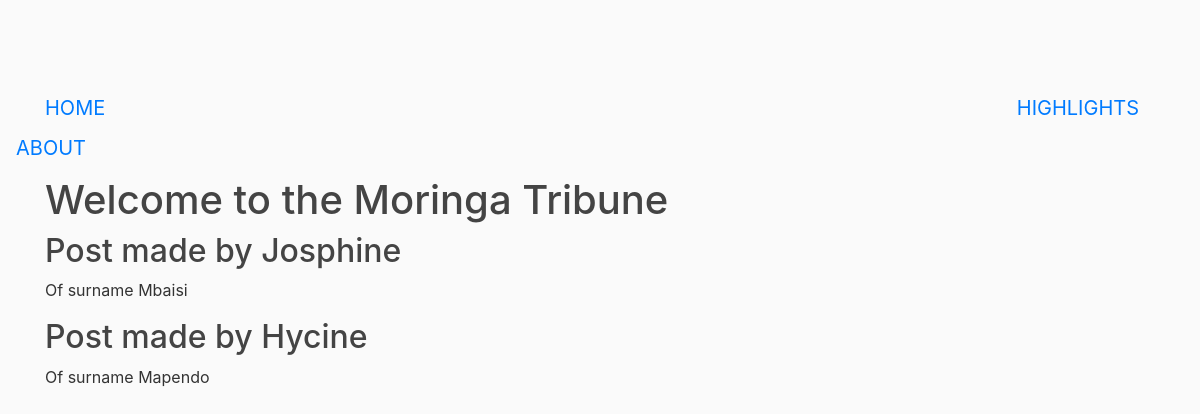
The page /about/ on the database its author committed.
### news/models.py (models this page shows, shortened)
class Editor(models.Model) :
  first_name = models.CharField(max_length=30)
  last_name = models.CharField(max_length=30)
  email = models.EmailField()
  class Meta :
    ordering = ['-first_name']

### news/views.py (the view)
# urls.py: path('about/', views.about, name='News~About'),
def about(request) :
  context = {
    'news': Editor.objects.all()
  }
  return render(request, 'news/about.html', context)

### news/templates/news/about.html (shortened to what this page needs)
{% extends 'news/base.html' %}
{% block content %}
    <h1>
      Welcome to the Moringa Tribune
    </h1>
    {% for new in news %}
      <h2>
        Post made by {{new.first_name}}
      </h2>
      <p>
        Of surname {{new.last_name}}
      </p>
    {% endfor %}
{% endblock content %}

### news/static/news/main.css (style rules this page uses)
body { background: #fafafa; color: #333333; margin-top: 5rem; }
h1, h2, h3, h4, h5, h6 { color: #444444; }

### rows shown on the page
Editor: first_name "Josphine", last_name "Mbaisi"
Editor: first_name "Hycine", last_name "Mapendo"
